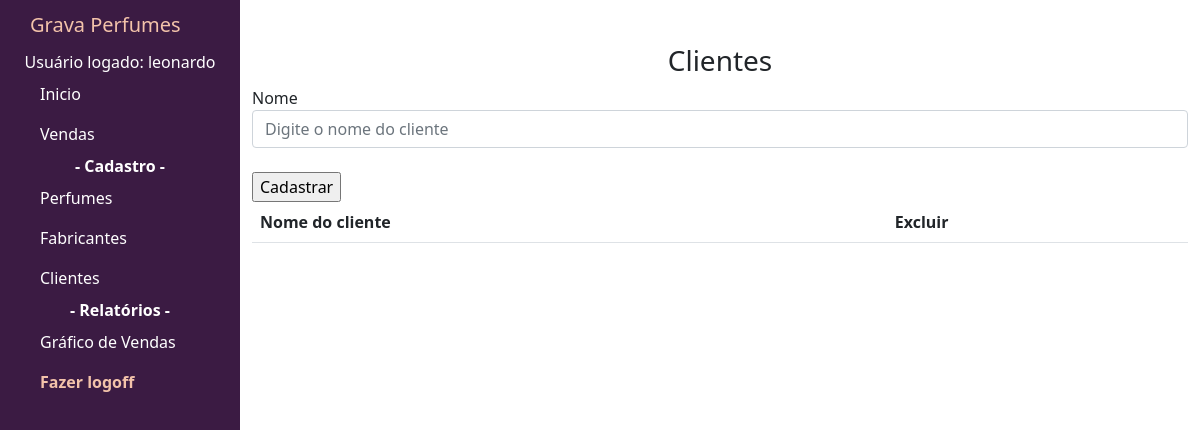
The app's page /listagemclientes (signed in), older data.
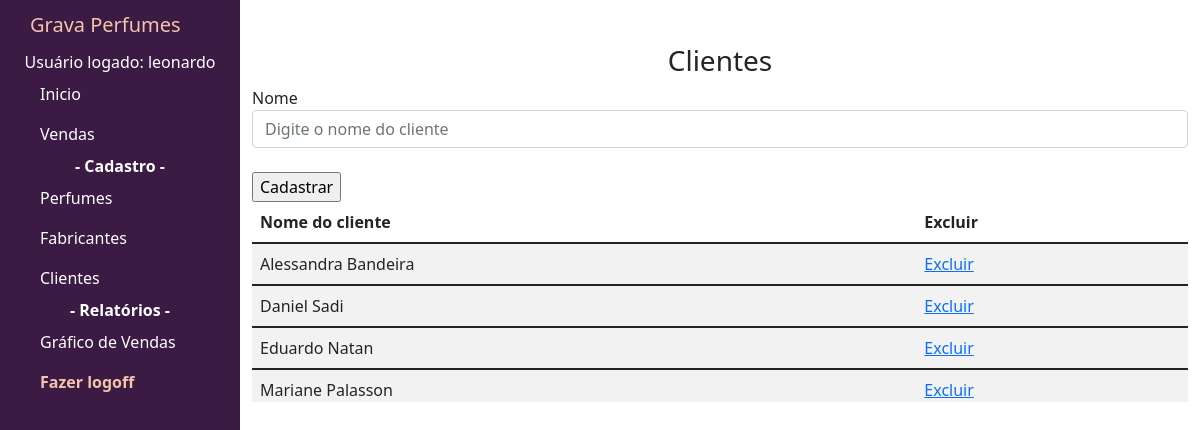
The same page, newer data.
### gravaperfumes/models.py (models this page shows, shortened)
class Cliente(models.Model):
    nome = models.CharField(max_length=100)

### gravaperfumes/views.py (the view)
# urls.py: path('listagemclientes',views.listagemclientes,name='listagemclientes'),
def listagemclientes(request):
    if request.user.is_authenticated:
        clientes = Cliente.objects.all().order_by('nome')
        if request.method == 'POST':
            if request.POST.get('nome'):
                post = Cliente()
                post.nome = request.POST.get('nome')
                post.save()
            return render(request, 'listagemclientes.html',context={'clientes':clientes})
        else:
            return render(request, 'listagemclientes.html',context={'clientes':clientes})
    else:
        return render(request,'logoff.html')

### gravaperfumes/templates/listagemclientes.html (shortened to what this page needs)
{% extends 'base.html' %}
{% block content %}
<h3><center> Clientes </center></h3>
<form action="" method="POST">{% csrf_token %}
    <div class="form-group">
      <label for="exampleFormControlInput1">Nome</label>
      <input type="text" name="nome" class="form-control" id="exampleFormControlInput1" placeholder="Digite o nome do cliente">
    </div>
    <div class="form-group">
      <br>
      <input type="submit" value="Cadastrar">
    </div>
  </form>
<div class="table-wrapper-scroll-y my-custom-scrollbar">
  <table class="table table-striped mb-1">
      <thead>
          <tr>
              <th scope="col">Nome do cliente</th>
              <th scope="col">Excluir</th>
          </tr>
      </thead>
          {% for cliente in clientes %}
          <tbody>
              <tr>
                  <td>{{ cliente.nome }}</td>
                  <td><a href="{% url 'deletar_cliente' id=cliente.id %}">Excluir</a></td>
              </tr>
          </tbody>
          {% endfor %}
  </table>
</div>
{% endblock %}

### gravaperfumes/templates/base.html (shortened to what this page needs)
{% load static %}
<!DOCTYPE html>
<html lang="pt-br">
<head>
    <link href="https://cdn.jsdelivr.net/npm/bootstrap@5.1.3/dist/css/bootstrap.min.css" rel="stylesheet">
    <link link rel="stylesheet" type="text/css" href="{% static 'base.css' %}"/>
</head>
<body>
    <div class="sidebar-container">
        <div class="sidebar-logo">Grava Perfumes</div>
        <div><center>Usuário logado: {{ user.username }}</center></div>
        <ul class="sidebar-navigation">
          <li>
            <a href="{% url 'menu' %}">
               Inicio
            </a>
          </li>
          <li>
            <a href="{% url 'listagemvendas' %}">
               Vendas
            </a>
          </li>
          <b><center>- Cadastro -</center></b>
          <li>
            <a href="{% url 'listagemperfumes' %}">
               Perfumes
            </a>
          </li>
          <li>
            <a href="{% url 'listagemfabricantes' %}">
               Fabricantes
            </a>
          </li>
          <li>
            <a href="{% url 'listagemclientes' %}">
               Clientes
            </a>
          </li>
          <b><center>- Relatórios -</center></b>
          <li>
            <a href="{% url 'dashboard' %}">
               Gráfico de Vendas
            </a>
          </li>
          <li>
            <a href="{% url 'sair' %}">
               <b style="color:#f3c3aa;">Fazer logoff</b>
            </a>
          </li>
        </ul>
      </div>
      dashboard
      <div class="content-container">
        <div class="container-fluid">
          {% block content %}
          {% endblock %}
        </div>
      </div>
</body>
</html>

### gravaperfumes/static/base.css (style rules this page uses)
.sidebar-container { position: fixed; width: 240px; height: 100%; left: 0; overflow-x: hidden; overflow-y: auto; background: #3b1b43; color: #fff; }
.content-container { padding-top: 20px; }
.sidebar-logo { padding: 10px 15px 10px 30px; font-size: 20px; background-color: #3b1b43; color:#f3c3aa; }
.sidebar-navigation { padding: 0; margin: 0; list-style-type: none; position: relative; }
.sidebar-navigation li { background-color: transparent; position: relative; display: inline-block; width: 100%; line-height: 20px; }
.sidebar-navigation li a { padding: 10px 15px 10px 30px; display: block; color: #fff; }
.sidebar-navigation li a { text-decoration: none; }
.sidebar-navigation li a { text-decoration: none; outline: none; }
.sidebar-navigation li::before { position: absolute; content: ''; height: 100%; left: 0; top: 0; -webkit-transition: width 0.2s ease-in; transition: width 0.2s ease-in; width: 3px; z-index: -1; }
.content-container { padding-left: 240px; }
.my-custom-scrollbar { position: relative; height: 200px; overflow: auto; }
.table-wrapper-scroll-y { display: block; }

Row changes from the older to the newer data that the page shows:
added Cliente: nome "Alessandra Bandeira"
added Cliente: nome "Daniel Sadi"
added Cliente: nome "Eduardo Natan"
added Cliente: nome "Mariane Palasson"
